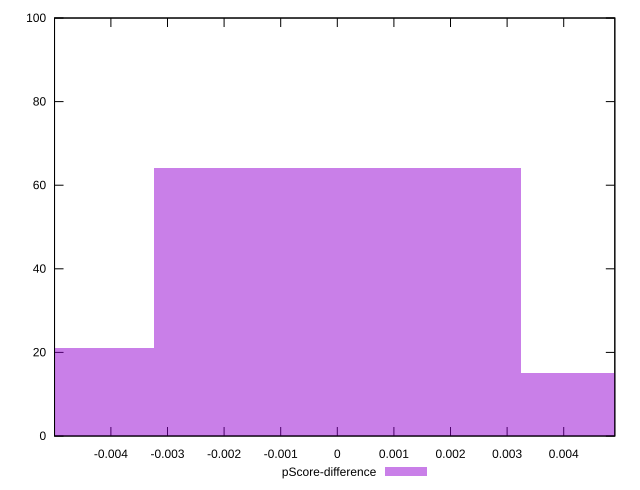

Write gnuplot code to recreate this figure.
reset

$pScoreDifference <<EOF
0.006485177536947102 15
0 64
-0.006485177536947102 21
EOF

set key outside below
set boxwidth 0.006485177536947102
set xrange [-0.004995704572335002:0.004902956690442162]
set yrange [0:100]
set trange [0:100]
set style fill transparent solid 0.5 noborder
set terminal svg size 640, 490 enhanced background rgb 'white'
set output "reports/report_00027_2021-02-24T12-40-31.850Z/first-contentful-paint/samples/astro/pScore-difference/histogram.svg"

plot $pScoreDifference title "pScore-difference" with boxes

reset
